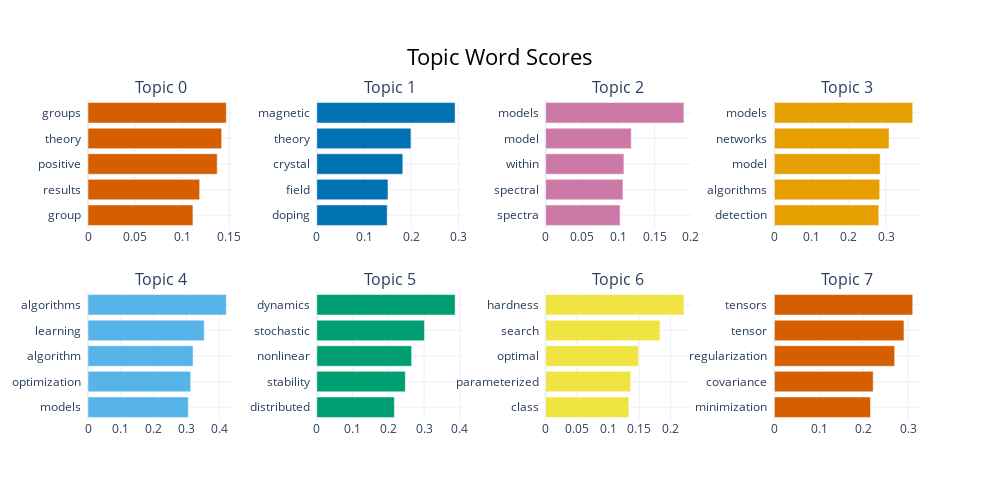

The cell this chart's notebook holds for it:
### Code cell
# And here as a barchart 
topic_model.visualize_barchart()

### Figure 1 — Plotly figure (JSON) as saved in the notebook; plotly's stock layout.template omitted (floating-point values rounded to 4 significant figures)
{"data": [{"marker": {"color": "#D55E00"}, "orientation": "h", "type": "bar", "x": [0.1113, 0.1185, 0.1371, 0.1418, 0.1467], "xaxis": "x", "y": ["group  ", "results  ", "positive  ", "theory  ", "groups  "], "yaxis": "y"}, {"marker": {"color": "#0072B2"}, "orientation": "h", "type": "bar", "x": [0.1491, 0.1507, 0.1821, 0.1993, 0.2929], "xaxis": "x2", "y": ["doping  ", "field  ", "crystal  ", "theory  ", "magnetic  "], "yaxis": "y2"}, {"marker": {"color": "#CC79A7"}, "orientation": "h", "type": "bar", "x": [0.1026, 0.1065, 0.1078, 0.118, 0.1905], "xaxis": "x3", "y": ["spectra  ", "spectral  ", "within  ", "model  ", "models  "], "yaxis": "y3"}, {"marker": {"color": "#E69F00"}, "orientation": "h", "type": "bar", "x": [0.2804, 0.2829, 0.2841, 0.308, 0.3716], "xaxis": "x4", "y": ["detection  ", "algorithms  ", "model  ", "networks  ", "models  "], "yaxis": "y4"}, {"marker": {"color": "#56B4E9"}, "orientation": "h", "type": "bar", "x": [0.3055, 0.3128, 0.32, 0.354, 0.4213], "xaxis": "x5", "y": ["models  ", "optimization  ", "algorithm  ", "learning  ", "algorithms  "], "yaxis": "y5"}, {"marker": {"color": "#009E73"}, "orientation": "h", "type": "bar", "x": [0.217, 0.2475, 0.2652, 0.301, 0.3867], "xaxis": "x6", "y": ["distributed  ", "stability  ", "nonlinear  ", "stochastic  ", "dynamics  "], "yaxis": "y6"}, {"marker": {"color": "#F0E442"}, "orientation": "h", "type": "bar", "x": [0.1334, 0.1362, 0.149, 0.1832, 0.2215], "xaxis": "x7", "y": ["class  ", "parameterized  ", "optimal  ", "search  ", "hardness  "], "yaxis": "y7"}, {"marker": {"color": "#D55E00"}, "orientation": "h", "type": "bar", "x": [0.2151, 0.2212, 0.2693, 0.2901, 0.3097], "xaxis": "x8", "y": ["minimization  ", "covariance  ", "regularization  ", "tensor  ", "tensors  "], "yaxis": "y8"}], "layout": {"annotations": [{"font": {"size": 16}, "showarrow": false, "text": "Topic 0", "x": 0.0875, "xanchor": "center", "xref": "paper", "y": 1, "yanchor": "bottom", "yref": "paper"}, {"font": {"size": 16}, "showarrow": false, "text": "Topic 1", "x": 0.3625, "xanchor": "center", "xref": "paper", "y": 1, "yanchor": "bottom", "yref": "paper"}, {"font": {"size": 16}, "showarrow": false, "text": "Topic 2", "x": 0.6375, "xanchor": "center", "xref": "paper", "y": 1, "yanchor": "bottom", "yref": "paper"}, {"font": {"size": 16}, "showarrow": false, "text": "Topic 3", "x": 0.9125, "xanchor": "center", "xref": "paper", "y": 1, "yanchor": "bottom", "yref": "paper"}, {"font": {"size": 16}, "showarrow": false, "text": "Topic 4", "x": 0.0875, "xanchor": "center", "xref": "paper", "y": 0.4, "yanchor": "bottom", "yref": "paper"}, {"font": {"size": 16}, "showarrow": false, "text": "Topic 5", "x": 0.3625, "xanchor": "center", "xref": "paper", "y": 0.4, "yanchor": "bottom", "yref": "paper"}, {"font": {"size": 16}, "showarrow": false, "text": "Topic 6", "x": 0.6375, "xanchor": "center", "xref": "paper", "y": 0.4, "yanchor": "bottom", "yref": "paper"}, {"font": {"size": 16}, "showarrow": false, "text": "Topic 7", "x": 0.9125, "xanchor": "center", "xref": "paper", "y": 0.4, "yanchor": "bottom", "yref": "paper"}], "height": 500, "hoverlabel": {"bgcolor": "white", "font": {"family": "Rockwell", "size": 16}}, "showlegend": false, "title": {"font": {"color": "Black", "size": 22}, "text": "Topic Word Scores", "x": 0.5, "xanchor": "center", "yanchor": "top"}, "width": 1000, "xaxis": {"anchor": "y", "domain": [0, 0.175], "showgrid": true}, "xaxis2": {"anchor": "y2", "domain": [0.275, 0.45], "showgrid": true}, "xaxis3": {"anchor": "y3", "domain": [0.55, 0.725], "showgrid": true}, "xaxis4": {"anchor": "y4", "domain": [0.825, 1], "showgrid": true}, "xaxis5": {"anchor": "y5", "domain": [0, 0.175], "showgrid": true}, "xaxis6": {"anchor": "y6", "domain": [0.275, 0.45], "showgrid": true}, "xaxis7": {"anchor": "y7", "domain": [0.55, 0.725], "showgrid": true}, "xaxis8": {"anchor": "y8", "domain": [0.825, 1], "showgrid": true}, "yaxis": {"anchor": "x", "domain": [0.6, 1], "showgrid": true}, "yaxis2": {"anchor": "x2", "domain": [0.6, 1], "showgrid": true}, "yaxis3": {"anchor": "x3", "domain": [0.6, 1], "showgrid": true}, "yaxis4": {"anchor": "x4", "domain": [0.6, 1], "showgrid": true}, "yaxis5": {"anchor": "x5", "domain": [0, 0.4], "showgrid": true}, "yaxis6": {"anchor": "x6", "domain": [0, 0.4], "showgrid": true}, "yaxis7": {"anchor": "x7", "domain": [0, 0.4], "showgrid": true}, "yaxis8": {"anchor": "x8", "domain": [0, 0.4], "showgrid": true}}}
